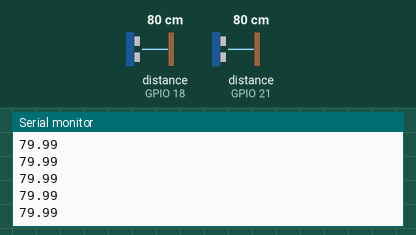
Bench run of a sketch on a simulated ESP32. Shown: the last lines printed to the serial monitor. Wiring (inferred from the names in the program): 2 × ultrasonic range finder: trigger GPIO 5, echo GPIO 18 / trigger GPIO 19, echo GPIO 21. The test bench sets the inputs (shaded band); at power-on: distance to the obstacle (sensors on GPIO 18, GPIO 21) 80 cm. The echo pulse lasts 58.3 µs per cm; WiFi joins after 1.5 s; servers stay silent unless stated; no MQTT or app messages arrive unless stated.

Above: at 2.7 s.
2.8 s: distance to the obstacle (sensor on GPIO 18) set to 2 cm
At 2.99 s:
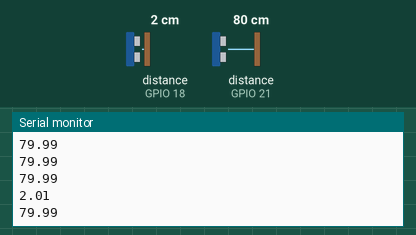
4.3 s: distance to the obstacle (sensor on GPIO 21) set to 4 cm
At 4.63 s:
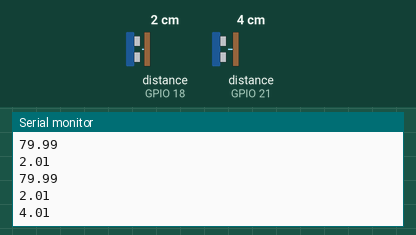
5.8 s: distance to the obstacle (sensor on GPIO 18) set to 9 cm
At 5.85 s:
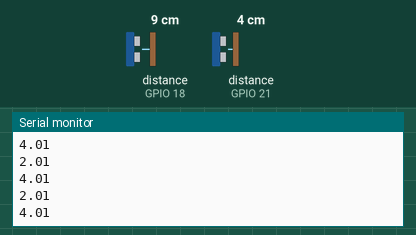
7.3 s: distance to the obstacle (sensor on GPIO 21) set to 18 cm
At 7.47 s:
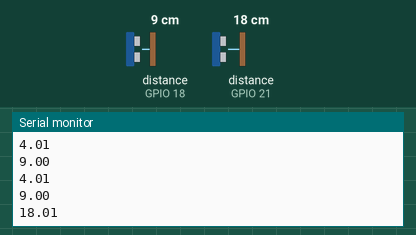
Timing chart, 0 to 9.8 s (numbered marks = the images above; inputs shaded):
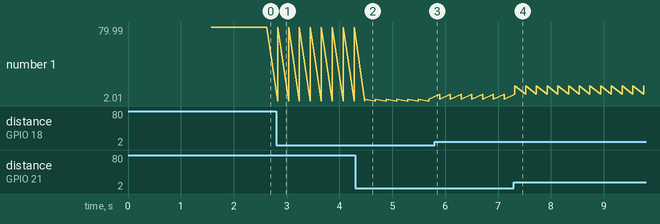

The sketch:

ESP32_code.ino
```cpp
#include <WiFi.h>
#include <PubSubClient.h>

// --- USER CONFIGURATION ---
const char* ssid = "PTCL-BB";
const char* password = "";

const char* mqtt_server = "192.168.10.12";
const char* mqtt_topic = "home/sensors/data";
const char* mqtt_user = "chick";
const char* mqtt_pass = "tastychicken";

// --- PINS ---
#define TRIG1 5
#define ECHO1 18
#define TRIG2 19
#define ECHO2 21

WiFiClient espClient;
PubSubClient client(espClient);

void setup_wifi() {
  delay(10);
  WiFi.begin(ssid, password);
  while (WiFi.status() != WL_CONNECTED) {
    delay(500);
    Serial.print(".");
  }
  Serial.println("\nWiFi connected");
}

void reconnect() {
  while (!client.connected()) {
    if (client.connect("ESP32_Intruder_System", mqtt_user, mqtt_pass)) {
      Serial.println("MQTT Connected");
    } else {
      delay(5000);
    }
  }
}

float getDistance(int trig, int echo) {
  digitalWrite(trig, LOW); delayMicroseconds(2);
  digitalWrite(trig, HIGH); delayMicroseconds(10);
  digitalWrite(trig, LOW);
  long duration = pulseIn(echo, HIGH, 25000); // 25ms timeout
  if (duration == 0) return 999; // No echo
  return duration * 0.0343 / 2;
}

void sendData(String room, float dist) {
  String payload = "{\"room\": \"" + room + "\", \"distance\": " + String(dist) + "}";
  client.publish(mqtt_topic, payload.c_str());
}

void setup() {
  Serial.begin(115200);
  pinMode(TRIG1, OUTPUT); pinMode(ECHO1, INPUT);
  pinMode(TRIG2, OUTPUT); pinMode(ECHO2, INPUT);

  setup_wifi();
  client.setServer(mqtt_server, 1883);
}

void loop() {
  if (!client.connected()) reconnect();
  client.loop();

  float d1 = getDistance(TRIG1, ECHO1);
  float d2 = getDistance(TRIG2, ECHO2);
Serial.println(d1);
Serial.println(d2);

  // Send data ONLY if object is close (Active Intrusion)
  // We send continuously while active so the server knows the "Event" is ongoing.
  if (d1 < 15 && d1 > 0) sendData("Room1", d1);
  if (d2 < 15 && d2 > 0) sendData("Room2", d2);

  delay(200); // Fast update rate for smooth tracking
}
```

Measured:
- after the input at 2.8 s, the serial monitor: prints a new line at once (image 1)
- after the input at 4.3 s, the serial monitor: prints a new line after 0.18 s (image 2)
- after the input at 7.3 s, the serial monitor: prints a new line at once (image 4)
- plotted number 1: 79.99 → 4.01 after the input at 4.3 s, 4.01 → 18.01 after the input at 7.3 s
